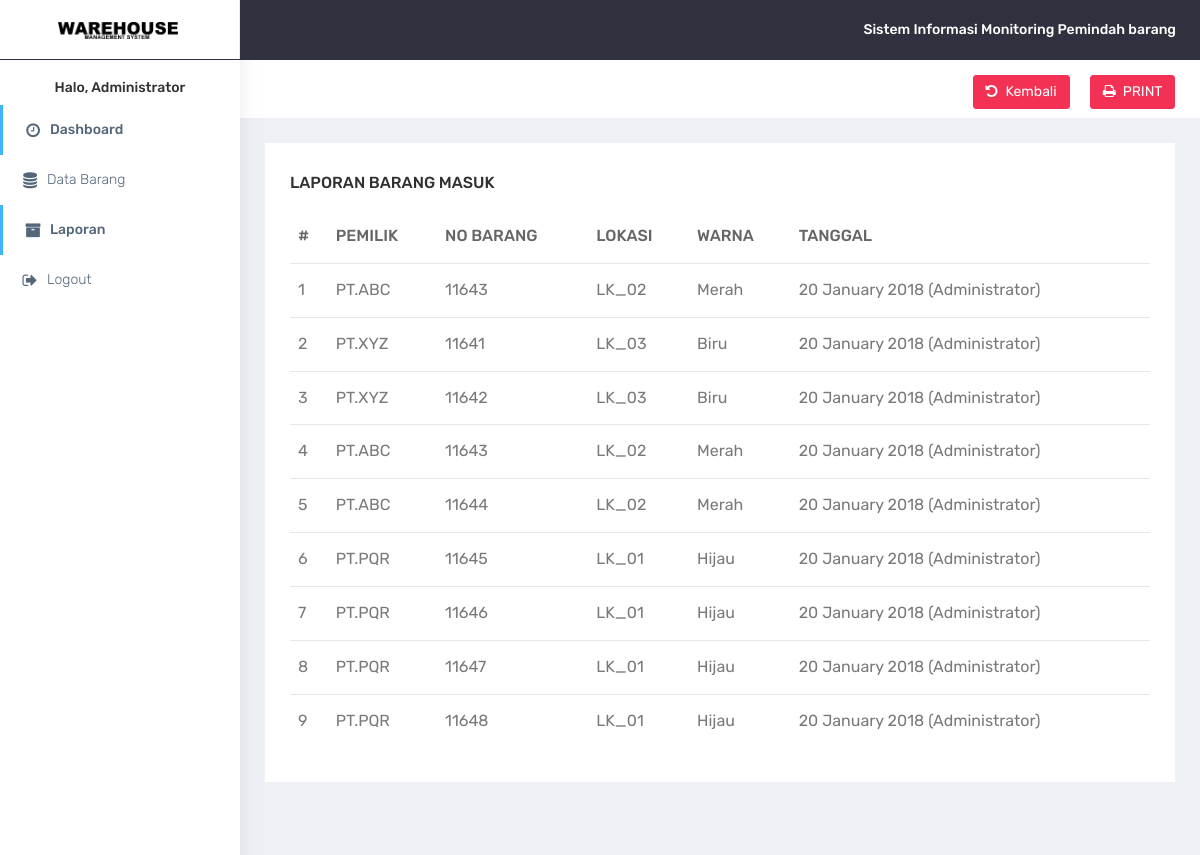
The page /r?m=laporan&s=laporan&tgl=2018-01-20 (signed in) on the database its author committed.
### tables this page shows
CREATE TABLE `lokasi_barang` (
  `id` int(11) NOT NULL,
  `lokasi_id` int(11) NOT NULL,
  `barang_id` int(11) NOT NULL,
  `tanggal` date NOT NULL,
  `id_user` int(11) NOT NULL
);

CREATE TABLE `pemilik` (
  `id_pemilik` int(50) NOT NULL,
  `nm_pemilik` varchar(100) NOT NULL,
  `alamat_pemilik` varchar(200) NOT NULL
);

CREATE TABLE `barang` (
  `id` int(11) NOT NULL,
  `id_pemilik` int(11) NOT NULL,
  `warna` varchar(20) NOT NULL
);

CREATE TABLE `lokasi` (
  `id` int(11) NOT NULL,
  `no_lokasi` varchar(50) NOT NULL,
  `warna` varchar(20) NOT NULL
);

CREATE TABLE `user` (
  `id` int(11) NOT NULL,
  `username` varchar(50) NOT NULL,
  `password` varchar(50) NOT NULL,
  `nama` varchar(100) NOT NULL,
  `email` varchar(150) NOT NULL,
  `role` varchar(50) NOT NULL
);

### 3rdparty/engine.php (called while the page is built, shortened)
<?php
  class database_daya
  {
    var $server,
        $host,
        $user,
        $password,
        $database;
    function database_daya($db_name = '', $db_password = '', $db_user = '', $db_host = 'localhost', $debug = '')
    {
      $this->host = $db_host;
      $this->user = $db_user;
      $this->password = $db_password;
      $this->database = $db_name;
    }
    function open()
    {
      $this->server = @mysql_connect($this->host, $this->user, $this->password) or die("Couldn't connect to SQL server");
    }
    function query($sql, $debug = 0)
    {
      $result = @mysql_query($sql, $this->server);
      while( $row = @mysql_fetch_array($result) )
        $data[] = $row;
    if(isset($data)){
    return $data;
    }
    }
  };
  $db = new database_daya("proyek1", "", "root", "localhost");
?>

### pages/laporan/laporan.php (the view, shortened to what this page needs)
<?php
$tgl = $_GET['tgl'];
?>
<div class="container-fluid">
    <div class="row bg-title">
        <div class="col-lg-1 col-md-4 col-sm-4 col-xs-12">
        </div>
        <div class="col-lg-11 col-sm-8 col-md-8 col-xs-12">
            <?php
            if ($tgl != '') { ?>
            <a href="pages/laporan/laporan_semua.php?tanggal=<?php echo $tgl?>" class="btn btn-danger pull-right m-l-20 hidden-xs hidden-sm waves-effect waves-light">
            <i class="fa fa-print fa-fw" aria-hidden="true"></i>PRINT</a>
            <a href="r?m=laporan&s=laporan" class="btn btn-danger pull-right m-l-20 hidden-xs hidden-sm waves-effect waves-light">
            <i class="fa fa-undo fa-fw" aria-hidden="true"></i>Kembali</a>
            <?php } ?>
        </div>
    </div>
    <?php
    $tgl = $_GET['tgl'];
    if ($tgl == '') { ?>
    <div class="row">
        <div class="col-md-12 col-lg-12 col-sm-12">
            <div class="white-box">
                <h3 class="box-title">Laporan Barang Masuk</h3>
                <div class="table-responsive">
                    <table class="table">
                        <thead>
                            <tr>
                                <th>#</th>
                                <th>TANGGAL</th>
                                <th>Aksi</th>
                            </tr>
                        </thead>
                        <tbody>
                            <?php
                                $data = $db->query(
                                    "SELECT
                                        *,
                                        b.id AS id,b.warna AS warna,a.tanggal AS tanggal,c.no_lokasi AS lokasi
                                        FROM lokasi_barang a
                                        JOIN barang b
                                        JOIN lokasi c ON a.barang_id=b.id AND a.lokasi_id=c.id
                                        JOIN pemilik d ON b.id_pemilik = d.id_pemilik
                                        JOIN user e ON a.id_user = e.id
                                        GROUP BY a.tanggal
                                        ", 0);
                                $no = 1;
                                for ($i = 0; $i < count($data); $i++) {
                                    $date = date_create($data[$i]['tanggal']);
                            ?>
                            <tr>
                                <td><?php echo $no++ ?></td>
                                <td><?php echo date_format($date, 'd F Y') ?> </td>
                                <td>
                                    <a href="r?m=laporan&s=laporan&tgl=<?php echo $data[$i]['tanggal'] ?>" class="btn btn-info pull-left m-l-20 hidden-xs hidden-sm waves-effect waves-light"><i class="fa fa-eye fa-fw" aria-hidden="true"></i>Detail
                                    </a>
                                </td>
                            </tr>
                            <?php } ?>
                        </tbody>
                    </table>
                </div>
            </div>
        </div>
    </div>
    <?php } elseif ($tgl != '') {  ?>
    <div class="row">
        <div class="col-md-12 col-lg-12 col-sm-12">
            <div class="white-box">
                <h3 class="box-title">Laporan Barang Masuk</h3>
                <div class="table-responsive">
                    <table class="table">
                        <thead>
                            <tr>
                                <th>#</th>
                                <th>PEMILIK</th>
                                <th>NO BARANG</th>
                                <th>LOKASI</th>
                                <th>WARNA</th>
                                <th>TANGGAL</th>
                            </tr>
                        </thead>
                        <tbody>
                            <?php
                                $data = $db->query(
                                    "SELECT
                                        *,
                                        b.id AS id,b.warna AS warna,a.tanggal AS tanggal,c.no_lokasi AS lokasi
                                        FROM lokasi_barang a
                                        JOIN barang b
                                        JOIN lokasi c ON a.barang_id=b.id AND a.lokasi_id=c.id
                                        JOIN pemilik d ON b.id_pemilik = d.id_pemilik
                                        JOIN user e ON a.id_user = e.id
                                        WHERE a.tanggal = '$tgl'
                                        ", 0);
                                $no = 1;
                                for ($i = 0; $i < count($data); $i++) {
                                    $date = date_create($data[$i]['tanggal']);
                            ?>
                            <tr>
                                <td><?php echo $no++ ?></td>
                                <td><?php echo $data[$i]['nm_pemilik'] ?></td>
                                <td class="txt-oflo"><?php echo $data[$i]['id'] ?></td>
                                <td><?php echo $data[$i]['lokasi'] ?></td>
                                <td><?php echo $data[$i]['warna'] ?></td>
                                <td><?php echo date_format($date, 'd F Y') ?> (<?php echo $data[$i]['nama'] ?>)</td>
                            </tr>
                            <?php } ?>
                        </tbody>
                    </table>
                </div>
            </div>
        </div>
    </div>
    <?php } ?>
</div>

### assets/css/colors/default.css (style rules this page uses)
body { background: #fff; }

### index.php (style rules this page uses)
html, body { min-height: 100%; }

### rows shown on the page
lokasi_barang: pemilik.nm_pemilik "PT.ABC", barang "11643", lokasi.no_lokasi "LK_02", barang.warna "Merah", tanggal "20 January 2018", id_user.nama "Administrator"
lokasi_barang: pemilik.nm_pemilik "PT.XYZ", barang "11641", lokasi.no_lokasi "LK_03", barang.warna "Biru", tanggal "20 January 2018", id_user.nama "Administrator"
lokasi_barang: pemilik.nm_pemilik "PT.XYZ", barang "11642", lokasi.no_lokasi "LK_03", barang.warna "Biru", tanggal "20 January 2018", id_user.nama "Administrator"
lokasi_barang: pemilik.nm_pemilik "PT.ABC", barang "11643", lokasi.no_lokasi "LK_02", barang.warna "Merah", tanggal "20 January 2018", id_user.nama "Administrator"
lokasi_barang: pemilik.nm_pemilik "PT.ABC", barang "11644", lokasi.no_lokasi "LK_02", barang.warna "Merah", tanggal "20 January 2018", id_user.nama "Administrator"
lokasi_barang: pemilik.nm_pemilik "PT.PQR", barang "11645", lokasi.no_lokasi "LK_01", barang.warna "Hijau", tanggal "20 January 2018", id_user.nama "Administrator"
lokasi_barang: pemilik.nm_pemilik "PT.PQR", barang "11646", lokasi.no_lokasi "LK_01", barang.warna "Hijau", tanggal "20 January 2018", id_user.nama "Administrator"
lokasi_barang: pemilik.nm_pemilik "PT.PQR", barang "11647", lokasi.no_lokasi "LK_01", barang.warna "Hijau", tanggal "20 January 2018", id_user.nama "Administrator"
lokasi_barang: pemilik.nm_pemilik "PT.PQR", barang "11648", lokasi.no_lokasi "LK_01", barang.warna "Hijau", tanggal "20 January 2018", id_user.nama "Administrator"

### other values the page prints
$_SESSION['nama'] "Administrator"
